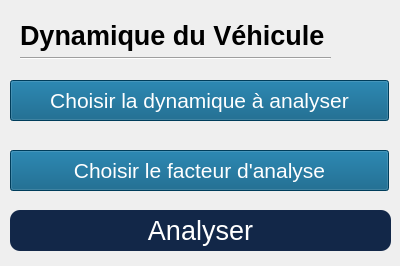
<?xml version="1.0" encoding="UTF-8"?>
<ui version="4.0">
 <class>Dialog</class>
 <widget class="QDialog" name="Dialog">
  <property name="geometry">
   <rect>
    <x>0</x>
    <y>0</y>
    <width>400</width>
    <height>266</height>
   </rect>
  </property>
  <property name="minimumSize">
   <size>
    <width>400</width>
    <height>266</height>
   </size>
  </property>
  <property name="maximumSize">
   <size>
    <width>400</width>
    <height>266</height>
   </size>
  </property>
  <property name="windowTitle">
   <string>Dialog</string>
  </property>
  <widget class="Line" name="line">
   <property name="geometry">
    <rect>
     <x>20</x>
     <y>50</y>
     <width>311</width>
     <height>16</height>
    </rect>
   </property>
   <property name="minimumSize">
    <size>
     <width>311</width>
     <height>16</height>
    </size>
   </property>
   <property name="orientation">
    <enum>Qt::Horizontal</enum>
   </property>
  </widget>
  <widget class="QLabel" name="label">
   <property name="geometry">
    <rect>
     <x>20</x>
     <y>20</y>
     <width>311</width>
     <height>31</height>
    </rect>
   </property>
   <property name="minimumSize">
    <size>
     <width>271</width>
     <height>31</height>
    </size>
   </property>
   <property name="font">
    <font>
     <pointsize>20</pointsize>
     <weight>75</weight>
     <bold>true</bold>
    </font>
   </property>
   <property name="text">
    <string>Dynamique du Véhicule</string>
   </property>
  </widget>
  <widget class="QPushButton" name="pushButton_30">
   <property name="geometry">
    <rect>
     <x>10</x>
     <y>210</y>
     <width>381</width>
     <height>41</height>
    </rect>
   </property>
   <property name="font">
    <font>
     <pointsize>20</pointsize>
    </font>
   </property>
   <property name="styleSheet">
    <string notr="true">QPushButton {
    border-radius: 10px; 
color: rgb(255, 255, 255);
background-color: rgb(18, 39, 72);

}

QPushButton:hover {
background-color: rgb(170, 0, 0);
}


QPushButton:pressed {
    background-color: rgb(0, 0, 0);
}</string>
   </property>
   <property name="text">
    <string>Analyser</string>
   </property>
  </widget>
  <widget class="QPushButton" name="pushButton_33">
   <property name="geometry">
    <rect>
     <x>10</x>
     <y>150</y>
     <width>379</width>
     <height>41</height>
    </rect>
   </property>
   <property name="font">
    <font>
     <pointsize>16</pointsize>
    </font>
   </property>
   <property name="styleSheet">
    <string notr="true">

QPushButton {
    
color: rgb(255, 255, 255);
background-color: rgb(0, 85, 127);

}</string>
   </property>
   <property name="text">
    <string>Choisir le facteur d'analyse</string>
   </property>
  </widget>
  <widget class="QPushButton" name="pushButton_34">
   <property name="geometry">
    <rect>
     <x>10</x>
     <y>80</y>
     <width>379</width>
     <height>41</height>
    </rect>
   </property>
   <property name="font">
    <font>
     <pointsize>16</pointsize>
    </font>
   </property>
   <property name="styleSheet">
    <string notr="true">

QPushButton {
    
color: rgb(255, 255, 255);
background-color: rgb(0, 85, 127);

}</string>
   </property>
   <property name="text">
    <string>Choisir la dynamique à analyser</string>
   </property>
  </widget>
 </widget>
 <resources/>
 <connections/>
</ui>
